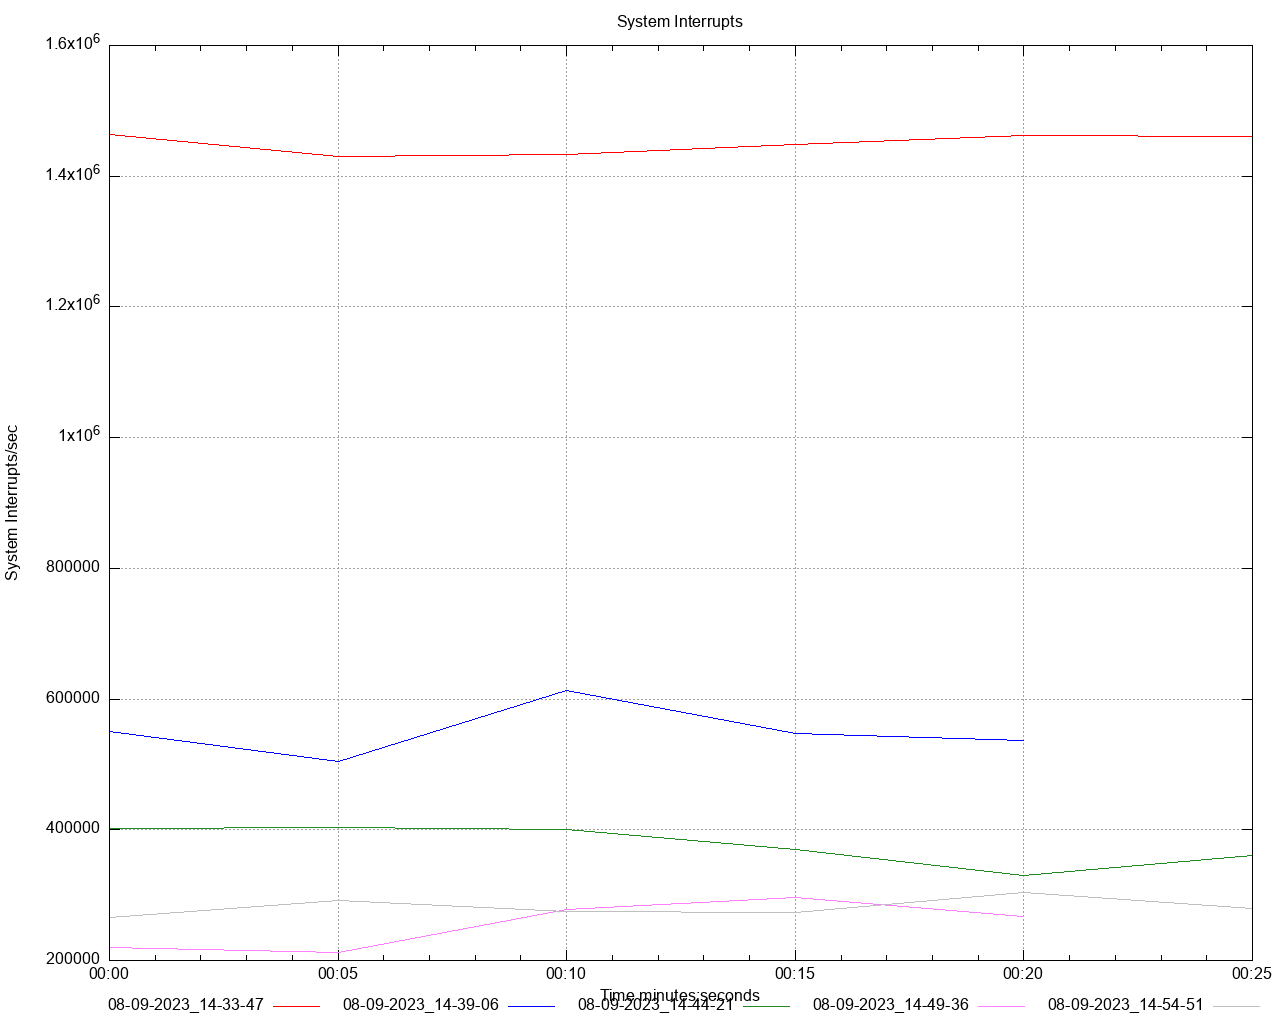

Generate this figure with gnuplot:
set title 'System Interrupts' noenhanced
set style data lines
set datafile separator ","
set terminal png size 1280,1024
set grid
set key below
set xdata time
set timefmt "%s"
offset = 0
t0(x)=(offset=($0==0) ? x : offset, x - offset)
set xlabel 'Time minutes:seconds'
set ylabel 'System Interrupts/sec'
set output '/Users/gbarnett/git/hazelcast-simulator/atomiclong-3node-member/atomicreference/dstat/system_interrupts_A3.png'
plot \
   '/Users/gbarnett/git/hazelcast-simulator/atomiclong-3node-member/atomicreference/data/system_interrupts_A3_1.data' using (t0(timecolumn(1))):2 title "08-09-2023_14-33-47" noenhanced lt rgb "red", \
   '/Users/gbarnett/git/hazelcast-simulator/atomiclong-3node-member/atomicreference/data/system_interrupts_A3_2.data' using (t0(timecolumn(1))):2 title "08-09-2023_14-39-06" noenhanced lt rgb "blue", \
   '/Users/gbarnett/git/hazelcast-simulator/atomiclong-3node-member/atomicreference/data/system_interrupts_A3_3.data' using (t0(timecolumn(1))):2 title "08-09-2023_14-44-21" noenhanced lt rgb "forest-green", \
   '/Users/gbarnett/git/hazelcast-simulator/atomiclong-3node-member/atomicreference/data/system_interrupts_A3_4.data' using (t0(timecolumn(1))):2 title "08-09-2023_14-49-36" noenhanced lt rgb "orchid", \
   '/Users/gbarnett/git/hazelcast-simulator/atomiclong-3node-member/atomicreference/data/system_interrupts_A3_5.data' using (t0(timecolumn(1))):2 title "08-09-2023_14-54-51" noenhanced lt rgb "grey", \
